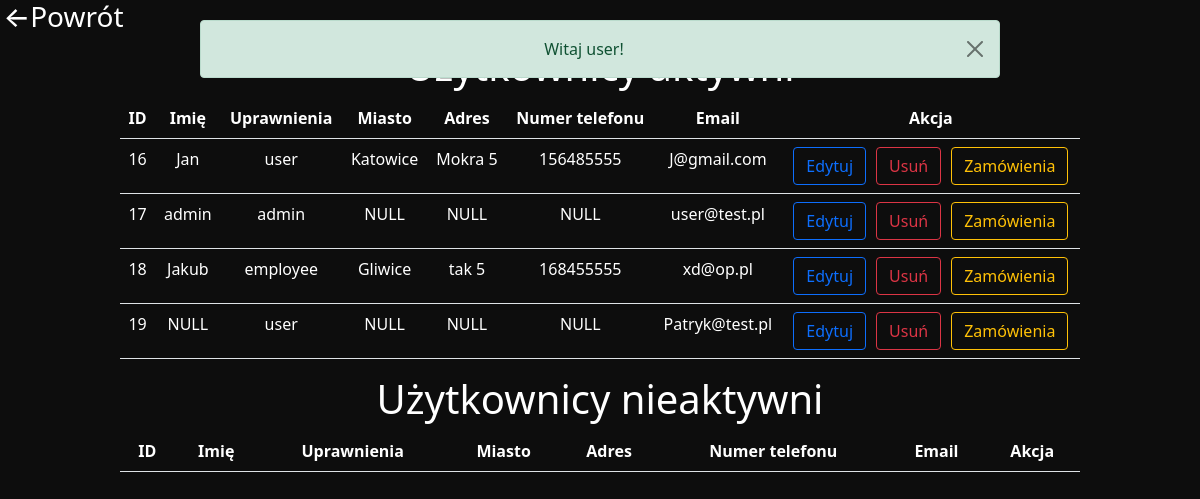
/users_list.php (signed in), run on the app's committed database.
### tables this page shows
CREATE TABLE `users` (
  `id` int(11) NOT NULL,
  `name` varchar(20) DEFAULT NULL,
  `permission` enum('user','admin','employee') NOT NULL DEFAULT 'user',
  `city` varchar(40) DEFAULT NULL,
  `address` varchar(64) DEFAULT NULL,
  `phone` varchar(9) DEFAULT NULL,
  `isActive` tinyint(1) NOT NULL DEFAULT 1,
  `password` varchar(64) NOT NULL,
  `email` varchar(30) NOT NULL
);

### paths.php (called while the page is built, shortened)
<?php
$pAdminPanel          = "admin_panel.php";
$pUsersEdit           = "users_edit.php";
$pUsersDelete         = "users_delete.php";
$pUsersOrders         = "users_orders.php";

### users_list.php (the view, shortened to what this page needs)
<!DOCTYPE HTML>
<html>
<head>
  <link href="https://cdn.jsdelivr.net/npm/bootstrap@5.1.3/dist/css/bootstrap.min.css" rel="stylesheet">
</head>
<body>
</body>
</html>
<?php
require_once("paths.php");
$dbConnected = true;
if (isset($_SESSION['user_permission']) && $_SESSION['user_permission'] == "admin") {
  echo "<div class='absolute'>";
  if (isset($_SESSION['general_message'])) {
    echo $_SESSION['general_message'];
  }
  echo "</div>";
  if ($dbConnected) {
    try {
      $sth = $dbh->query("SELECT id, name, permission, city, address, phone, email FROM users WHERE isActive");
    } catch (Exception $e) {
      $_SESSION['general_message'] = ErrorMessageGenerator("Błąd podczas wykonywania zapytania do bazy danych");
      $_SESSION['general_message'] .= ErrorMessageGenerator($e);
    }
    echo "<a href='$pAdminPanel' style='text-decoration: none; color: white;'><h3 style='width: 127px;text-align: center;'> ←Powrót</h3></a>";
    echo "<h1 style='text-align: center;'>Użytkownicy aktywni</h1>";
    echo '<table class="center table " style="width: 80%; margin-left:auto; margin-right:auto">
            <tr>
                <th>ID</th>
                <th>Imię</th>
                <th>Uprawnienia</th>
                <th>Miasto</th>
                <th>Adres</th>
                <th>Numer telefonu</th>
                <th>Email</th>
                <th>Akcja</th>
            </tr>';
    while ($row = $sth->fetch()) {
      if ($row['name'] == NULL) {
        $name = "NULL";
      } else {
        $name = $row['name'];
      }
      if ($row['city'] == NULL) {
        $city = "NULL";
      } else {
        $city = $row['city'];
      }
      if ($row['address'] == NULL) {
        $address = "NULL";
      } else {
        $address = $row['address'];
      }
      if ($row['phone'] == NULL) {
        $phone = "NULL";
      } else {
        $phone = $row['phone'];
      }
      echo "
            <tr>
                <td>{$row['id']}</td>
                <td>{$name}</td>
                <td>{$row['permission']}</td>
                <td>{$city}</td>
                <td>{$address}</td>
                <td>{$phone}</td>
                <td>{$row['email']}</td>
                <td class='center_form'>
                    <form method='post' action ='$pUsersEdit'>
                        <button name='edit' class='btn btn-outline-primary' type='submit' value='{$row['id']}'>Edytuj</button>
                    </form>
                    <form method='post' action='$pUsersDelete'>
                         <button name='delete' class='btn btn-outline-danger' type='submit' value='{$row['id']}'>Usuń</button>
                    </form>
                    <form method='post' action ='$pUsersOrders'>
                        <button name='orders' class='btn btn-outline-warning' type='submit' value='{$row['id']}'>Zamówienia</button>
                    </form>
                </td>
            </tr>";
    }
    echo '</table>';
    echo "<h1 style='text-align: center;'>Użytkownicy nieaktywni</h1>";
    echo '<table class="center table" style="width: 80%; margin-left:auto; margin-right:auto">
            <tr>
                <th>ID</th>
                <th>Imię</th>
                <th>Uprawnienia</th>
                <th>Miasto</th>
                <th>Adres</th>
                <th>Numer telefonu</th>
                <th>Email</th>
                <th>Akcja</th>
            </tr>';
    echo '</table>';
  } else {
    header("Location: $pHome");
  }
} else {
  header("Location: $pHome");
}
?>

### users_list.php (style rules this page uses)
body { background-color: rgba(0, 0, 0, 0.95) !important; color: white !important; }
table tr td { color: white !important; }
.center { color: white !important; text-align: center; }
.center_form { display: flex; gap: 10px; justify-content: center; }
.absolute { width: 80%; max-width: 800px; position: absolute; margin-left: auto; margin-right: auto; margin-top: 20px; left: 0; right: 0; text-align: center; }

### data on the page
users: id "16", name "Jan", permission "user", city "Katowice", address "Mokra 5", phone "156485555", email "J@gmail.com"
users: id "17", name "admin", permission "admin", city "NULL", address "NULL", phone "NULL", email "user@test.pl"
users: id "18", name "Jakub", permission "employee", city "Gliwice", address "tak 5", phone "168455555", email "xd@op.pl"
users: id "19", name "NULL", permission "user", city "NULL", address "NULL", phone "NULL", email "Patryk@test.pl"

### other printed values
$_SESSION['general_message'] "Witaj user!"
